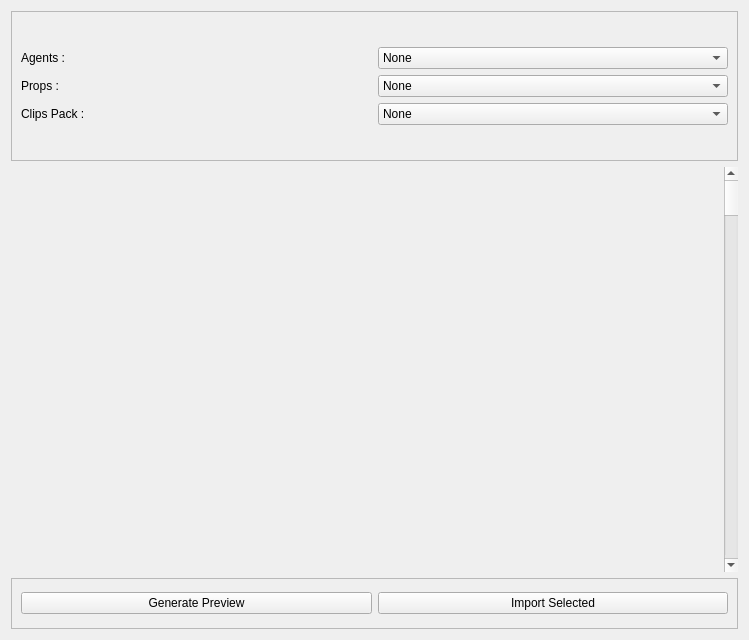
<?xml version="1.0" encoding="UTF-8"?>
<ui version="4.0">
 <class>Crowd_Browser</class>
 <widget class="QWidget" name="Crowd_Browser">
  <property name="geometry">
   <rect>
    <x>0</x>
    <y>0</y>
    <width>749</width>
    <height>640</height>
   </rect>
  </property>
  <property name="windowTitle">
   <string>Glacier Tools - Crowd Browser</string>
  </property>
  <layout class="QGridLayout" name="gridLayout_2">
   <item row="0" column="0">
    <widget class="QFrame" name="frame">
     <property name="maximumSize">
      <size>
       <width>16777215</width>
       <height>150</height>
      </size>
     </property>
     <property name="frameShape">
      <enum>QFrame::StyledPanel</enum>
     </property>
     <property name="frameShadow">
      <enum>QFrame::Raised</enum>
     </property>
     <layout class="QGridLayout" name="gridLayout">
      <item row="0" column="0">
       <layout class="QVBoxLayout" name="verticalLayout">
        <item>
         <layout class="QHBoxLayout" name="horizontalLayout">
          <item>
           <widget class="QLabel" name="agent_LB">
            <property name="text">
             <string>Agents :</string>
            </property>
           </widget>
          </item>
          <item>
           <widget class="QComboBox" name="agent_CB">
            <item>
             <property name="text">
              <string>None</string>
             </property>
            </item>
           </widget>
          </item>
         </layout>
        </item>
        <item>
         <layout class="QHBoxLayout" name="horizontalLayout_2">
          <item>
           <widget class="QLabel" name="props_LB">
            <property name="text">
             <string>Props :</string>
            </property>
           </widget>
          </item>
          <item>
           <widget class="QComboBox" name="props_CB">
            <item>
             <property name="text">
              <string>None</string>
             </property>
            </item>
           </widget>
          </item>
         </layout>
        </item>
        <item>
         <layout class="QHBoxLayout" name="horizontalLayout_3">
          <item>
           <widget class="QLabel" name="clips_LB">
            <property name="text">
             <string>Clips Pack :</string>
            </property>
           </widget>
          </item>
          <item>
           <widget class="QComboBox" name="clips_CB">
            <item>
             <property name="text">
              <string>None</string>
             </property>
            </item>
           </widget>
          </item>
         </layout>
        </item>
       </layout>
      </item>
     </layout>
    </widget>
   </item>
   <item row="1" column="0">
    <layout class="QHBoxLayout" name="horizontalLayout_5">
     <item>
      <widget class="QWidget" name="clip_preview_WD" native="true"/>
     </item>
     <item>
      <widget class="QScrollBar" name="clip_scroll">
       <property name="orientation">
        <enum>Qt::Vertical</enum>
       </property>
      </widget>
     </item>
    </layout>
   </item>
   <item row="2" column="0">
    <widget class="QFrame" name="frame_2">
     <property name="minimumSize">
      <size>
       <width>0</width>
       <height>51</height>
      </size>
     </property>
     <property name="maximumSize">
      <size>
       <width>16777215</width>
       <height>51</height>
      </size>
     </property>
     <property name="frameShape">
      <enum>QFrame::StyledPanel</enum>
     </property>
     <property name="frameShadow">
      <enum>QFrame::Raised</enum>
     </property>
     <layout class="QGridLayout" name="gridLayout_3">
      <item row="0" column="0">
       <layout class="QHBoxLayout" name="horizontalLayout_4">
        <item>
         <widget class="QPushButton" name="gernerate_preview_PB">
          <property name="text">
           <string>Generate Preview</string>
          </property>
         </widget>
        </item>
        <item>
         <widget class="QPushButton" name="Import_selected_PB">
          <property name="text">
           <string>Import Selected</string>
          </property>
         </widget>
        </item>
       </layout>
      </item>
     </layout>
    </widget>
   </item>
  </layout>
 </widget>
 <resources/>
 <connections/>
</ui>
